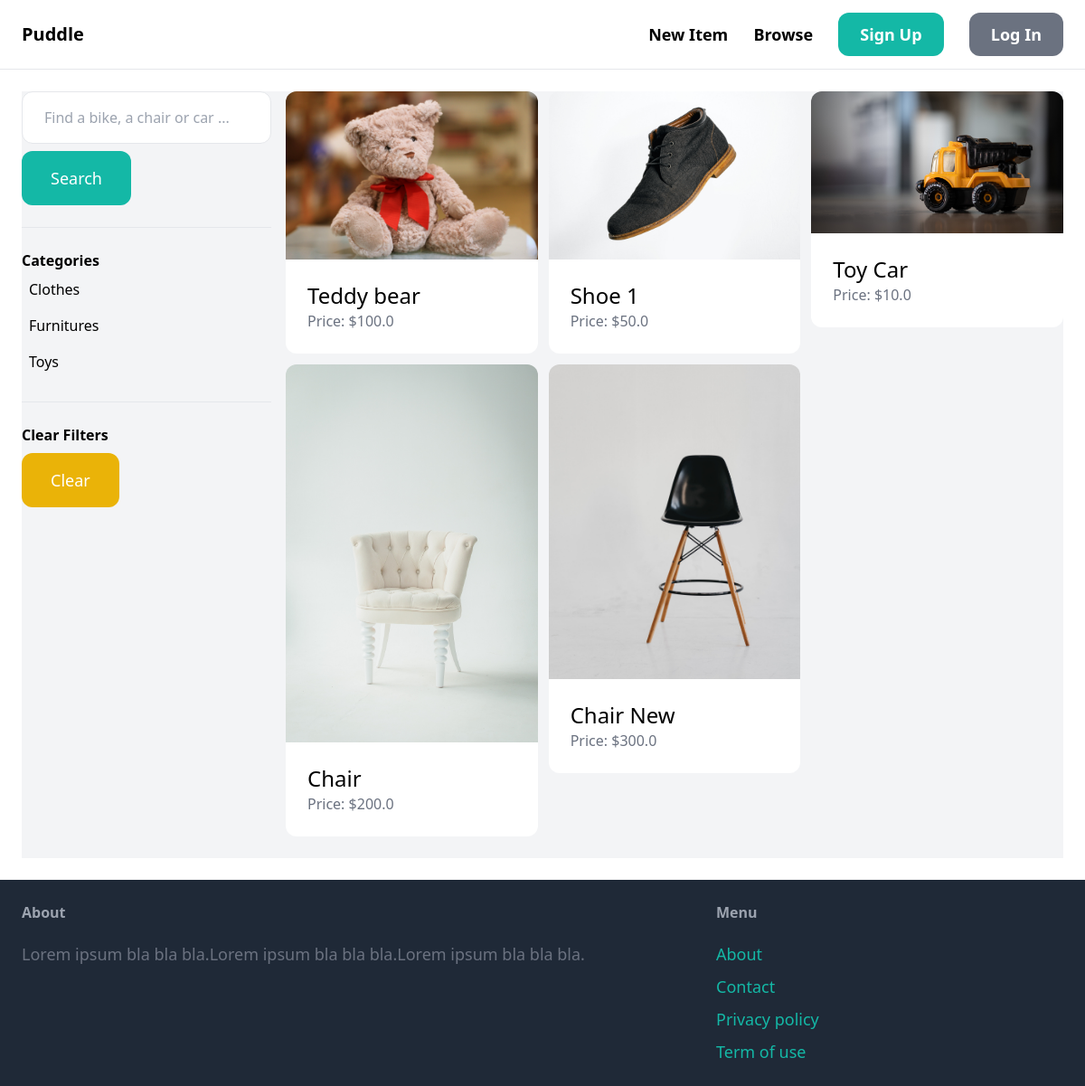
The app's page /items/ with its own data.
### item/models.py (models this page shows, shortened)
class Category(models.Model):
    name = models.CharField(max_length=255)
    class Meta:
        ordering = ('name',) # thêm dấu , vì đây là một iterable
        verbose_name_plural = 'Categories'

class Item(models.Model):
    category = models.ForeignKey(Category, related_name='items', on_delete=models.CASCADE)
    name = models.CharField(max_length=255)
    description = models.TextField(blank=True, null=True)
    price = models.FloatField()
    image = models.ImageField(upload_to='item_images', blank=True, null=True)
    is_sold = models.BooleanField(default=False)
    created_by = models.ForeignKey(User, related_name='items', on_delete=models.CASCADE)
    created_at = models.DateTimeField(auto_now_add=True)

### item/views.py (the view)
# urls.py: path('', views.items, name='items'),
def items(request):
    query = request.GET.get('query', '')
    category_id = request.GET.get('category', 0) # lấy giá trị category trong URL request GET
    categories = Category.objects.all()
    items = Item.objects.filter(is_sold=False)
    if category_id:
        items = items.filter(category_id=category_id)
    if query:
        items = items.filter(Q(name__icontains=query) | Q(description__icontains=query))
    return render(request, 'item/items.html', {
        'items': items,
        'query': query,
        'categories': categories,
        'category_id': int(category_id),
    })

### item/templates/item/items.html (shortened to what this page needs)
{% extends 'core/base.html' %}
{% block content %}
    <div class="pb-6 grid grid-cols-4 gap-4 bg-gray-100">
        <div class="col-span-1">
            <form action="{% url 'item:items' %}" method="GET">
                <input type="text" name="query" class="w-full py-4 px-6 border rounded-xl" value="{{ query }}" placeholder="Find a bike, a chair or car ...">
                <button type="submit" class="mt-2 py-4 px-8 text-lg bg-teal-500 text-white rounded-xl">Search</button>
            </form>
            <hr class="my-6">
            <p class="font-semibold">Categories</p>
            <ul>
                {% for category in categories %}
                    <li class="py-2 px-2 rounded-xl {% if category.id == category_id %} bg-gray-200 {% endif %}">
                        <a href="{% url 'item:items' %}?query={{ query }}&category={{ category.id }}">{{ category.name }}</a>
                    </li>
                {% endfor %}
            </ul>
            <hr class="my-6">
            <p class="font-semibold">Clear Filters</p>
            <ul>
                <li><a href="{% url 'item:items' %}" class="mt-2 py-4 px-8 inline-block bg-yellow-500 text-lg rounded-xl text-white">Clear</a></li>
            </ul>
        </div>
        <div class="col-span-3">
            <div class="grid grid-cols-3 gap-3">
                {% for item in items %}
                    <div>
                        <a href="{% url 'item:detail' item.id %}">
                            <div>
                                <img src="{{item.image.url}}" alt="{{item.name}}" class="rounded-t-xl" />
                            </div>
                            <div class="p-6 bg-white rounded-b-xl">
                                <h2 class="text-2xl">{{item.name}}</h2>
                                <p class="text-gray-500">Price: ${{item.price}}</p>
                            </div>
                        </a>
                    </div>
                {% endfor %}
            </div>
        </div>
    </div>
{% endblock %}

### records on screen
Category: name "Clothes"
Category: name "Furnitures"
Category: name "Toys"
Item: image (picture), name "Teddy bear", price "100.0"
Item: image (picture), name "Shoe 1", price "50.0"
Item: image (picture), name "Toy Car", price "10.0"
Item: image (picture), name "Chair", price "200.0"
Item: image (picture), name "Chair New", price "300.0"
